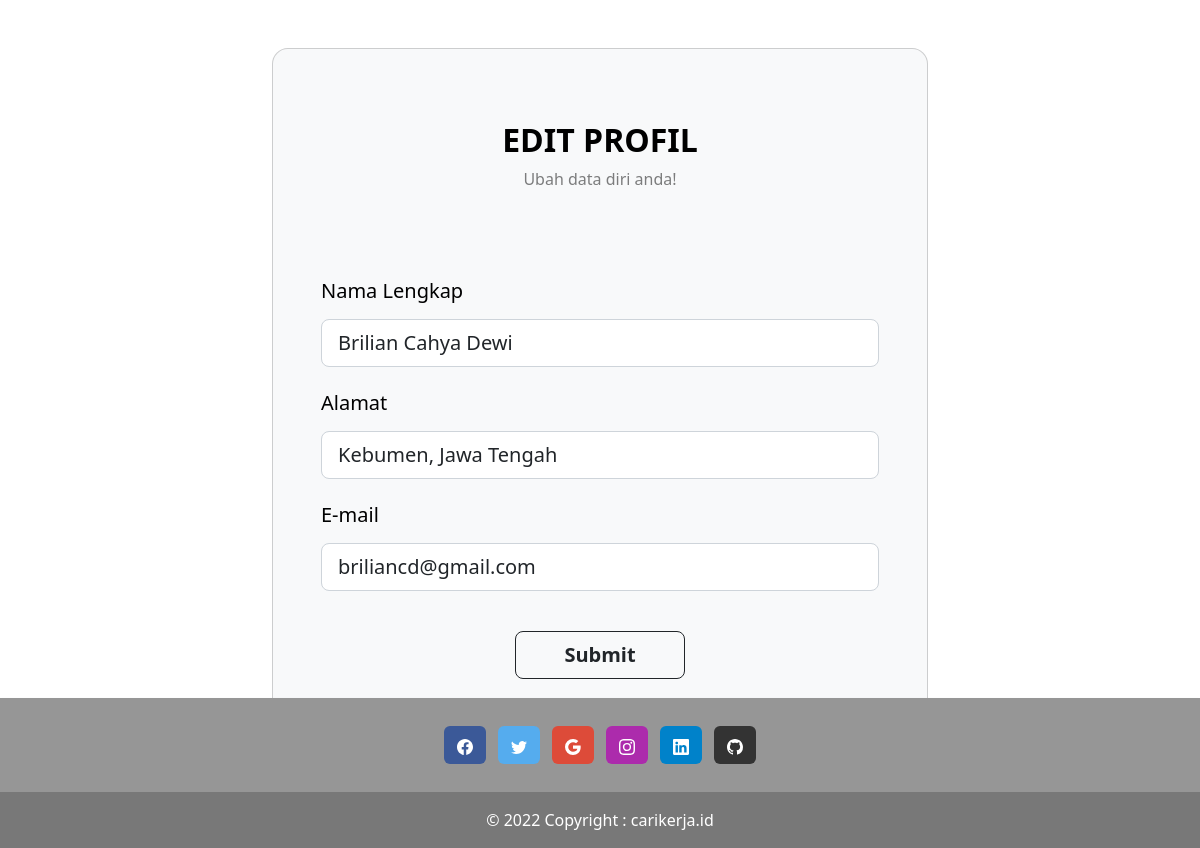
The page /editProfil.php (signed in) on the database its author committed.
### tables this page shows
CREATE TABLE `member` (
  `id_member` int(11) NOT NULL,
  `nama_member` varchar(50) NOT NULL,
  `username` varchar(50) NOT NULL,
  `password` varchar(20) NOT NULL,
  `email` varchar(30) NOT NULL,
  `alamat` varchar(50) NOT NULL
);

### editProfil.php (the view, shortened to what this page needs)
<!DOCTYPE html>
<html lang="en">
<head>
    <link href="style.css" rel="stylesheet">
    <link href="https://cdn.jsdelivr.net/npm/bootstrap@5.2.2/dist/css/bootstrap.min.css" rel="stylesheet">
</head>
<body>
    <section>
        <div class="container">
            <div class="row d-flex justify-content-center align-items-center m-5">
                <div class="col-12 col-md-8">
                    <div class="card bg-light text-white mb-4" style="border-radius: 1rem;">
                        <div class="card-body p-5">
                            <div class="mb-5 mt-4">
                                <h2 class="text-black fw-bold mb-2 text-center">EDIT PROFIL</h2>
                                <p class="text-black-50 mb-5 text-center">Ubah data diri anda!</p>
                                <?php
                                include "koneksi.php";
                                $sql = "SELECT * FROM member WHERE username = '$_SESSION[username]'";
                                $query    = mysqli_query($connect, $sql);
                                $data = mysqli_fetch_array($query);
                                ?>
                                <form class="pt-3 text-black" method="POST" action="editProfilProses.php">
                                    <div class="form-outline form-white mb-4">
                                        <label for="nama_member" class="form-label">
                                            <h5>Nama Lengkap</h5>
                                        </label>
                                        <input type="text" class="form-control form-control-lg" name="nama_member" value="<?= $data['nama_member']; ?>" required />
                                    </div>
                                    <div class="form-outline form-white mb-4">
                                        <label for="nama_member" class="form-label">
                                            <h5>Alamat</h5>
                                        </label>
                                        <input type="text" class="form-control form-control-lg" name="alamat" value="<?= $data['alamat']; ?>" required />
                                    </div>
                                    <div class="form-outline form-white mb-4">
                                        <label for="email" class="form-label">
                                            <h5>E-mail</h5>
                                        </label>
                                        <input type="text" class="form-control form-control-lg" name="email" value="<?= $data['email']; ?>" required />
                                    </div>
                                    <div class="text-center">
                                        <button class="btn btn-outline-dark btn-lg px-5 fw-bold mt-3" type="submit">Submit</button>
                                    </div>
                                </form>
                            </div>
                        </div>
                    </div>
                </div>
            </div>
        </div>
    </section>
    <footer class="text-center text-white shadow-sm fixed-bottom">
            <div class="container p-4 pb-3">
                <section class="mb-2">
                    <a class="btn text-white btn-floating m-1" style="background-color: #3b5998;" href="https://www.facebook.com/" role="button">
                    </a>
                    <a class="btn text-white btn-floating m-1" style="background-color: #55acee;" href="https://www.twitter.com/" role="button">
                    </a>
                    <a class="btn text-white btn-floating m-1" style="background-color: #dd4b39;" href="https://www.google.com/" role="button">
                    </a>
                    <a class="btn text-white btn-floating m-1" style="background-color: #ac2bac;" href="https://www.instagram.com/" role="button">
                    </a>
                    <a class="btn text-white btn-floating m-1" style="background-color: #0082ca;" href="https://www.linkedin.com/" role="button">
                    </a>
                    <a class="btn text-white btn-floating m-1" style="background-color: #333333;" href="https://www.github.com/" role="button">
                    </a>
                </section>
            </div>
            <div class="text-center p-3" style="background-color: rgba(0, 0, 0, 0.2);">
                © 2022 Copyright : carikerja.id
            </div>
        </footer>
</body>
</html>

### style.css (style rules this page uses)
footer { background-color: #969696; }

### rows shown on the page
member: nama_member "Brilian Cahya Dewi", alamat "Kebumen, Jawa Tengah", email "briliancd@gmail.com"
